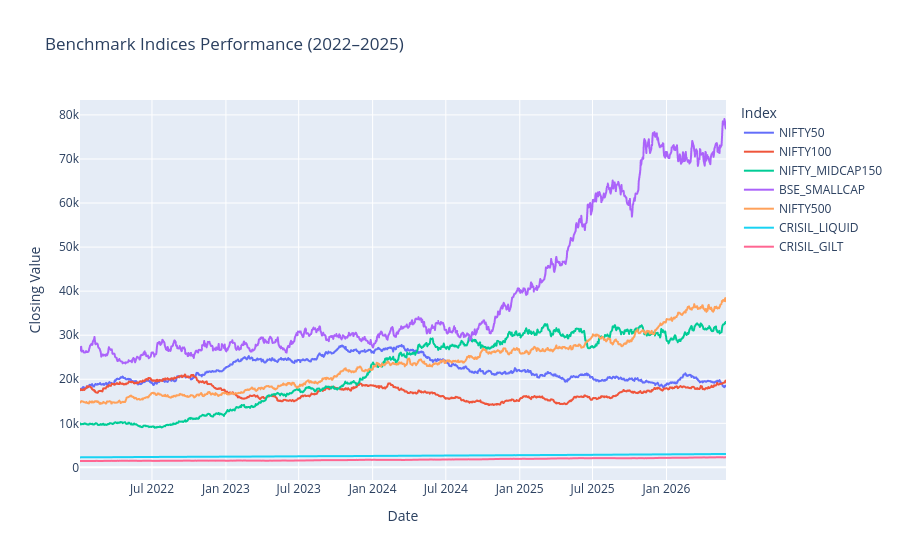

Notebook source saved alongside this figure:
### Code cell
import plotly.express as px

fig = px.line(
    benchmark,
    x="date",
    y="close_value",
    color="index_name",
    title="Benchmark Indices Performance (2022–2025)",
    markers=False
)

fig.update_layout(
    xaxis_title="Date",
    yaxis_title="Closing Value",
    legend_title="Index"
)

fig.show()

### Figure 1 — Plotly figure (JSON) as saved in the notebook; plotly's stock layout.template omitted (floating-point values rounded to 4 significant figures; data arrays with more than 128 entries replaced by an {"elided": "..."} marker saying what was removed)
{"data": [{"hovertemplate": "index_name=NIFTY50<br>date=%{x}<br>close_value=%{y}<extra></extra>", "legendgroup": "NIFTY50", "line": {"color": "#636efa", "dash": "solid"}, "marker": {"symbol": "circle"}, "mode": "lines", "name": "NIFTY50", "showlegend": true, "type": "scattergl", "x": {"elided": "1150 str values"}, "xaxis": "x", "y": {"elided": "1150 float values"}, "yaxis": "y"}, {"hovertemplate": "index_name=NIFTY100<br>date=%{x}<br>close_value=%{y}<extra></extra>", "legendgroup": "NIFTY100", "line": {"color": "#EF553B", "dash": "solid"}, "marker": {"symbol": "circle"}, "mode": "lines", "name": "NIFTY100", "showlegend": true, "type": "scattergl", "x": {"elided": "1150 str values"}, "xaxis": "x", "y": {"elided": "1150 float values"}, "yaxis": "y"}, {"hovertemplate": "index_name=NIFTY_MIDCAP150<br>date=%{x}<br>close_value=%{y}<extra></extra>", "legendgroup": "NIFTY_MIDCAP150", "line": {"color": "#00cc96", "dash": "solid"}, "marker": {"symbol": "circle"}, "mode": "lines", "name": "NIFTY_MIDCAP150", "showlegend": true, "type": "scattergl", "x": {"elided": "1150 str values"}, "xaxis": "x", "y": {"elided": "1150 float values"}, "yaxis": "y"}, {"hovertemplate": "index_name=BSE_SMALLCAP<br>date=%{x}<br>close_value=%{y}<extra></extra>", "legendgroup": "BSE_SMALLCAP", "line": {"color": "#ab63fa", "dash": "solid"}, "marker": {"symbol": "circle"}, "mode": "lines", "name": "BSE_SMALLCAP", "showlegend": true, "type": "scattergl", "x": {"elided": "1150 str values"}, "xaxis": "x", "y": {"elided": "1150 float values"}, "yaxis": "y"}, {"hovertemplate": "index_name=NIFTY500<br>date=%{x}<br>close_value=%{y}<extra></extra>", "legendgroup": "NIFTY500", "line": {"color": "#FFA15A", "dash": "solid"}, "marker": {"symbol": "circle"}, "mode": "lines", "name": "NIFTY500", "showlegend": true, "type": "scattergl", "x": {"elided": "1150 str values"}, "xaxis": "x", "y": {"elided": "1150 float values"}, "yaxis": "y"}, {"hovertemplate": "index_name=CRISIL_LIQUID<br>date=%{x}<br>close_value=%{y}<extra></extra>", "legendgroup": "CRISIL_LIQUID", "line": {"color": "#19d3f3", "dash": "solid"}, "marker": {"symbol": "circle"}, "mode": "lines", "name": "CRISIL_LIQUID", "showlegend": true, "type": "scattergl", "x": {"elided": "1150 str values"}, "xaxis": "x", "y": {"elided": "1150 float values"}, "yaxis": "y"}, {"hovertemplate": "index_name=CRISIL_GILT<br>date=%{x}<br>close_value=%{y}<extra></extra>", "legendgroup": "CRISIL_GILT", "line": {"color": "#FF6692", "dash": "solid"}, "marker": {"symbol": "circle"}, "mode": "lines", "name": "CRISIL_GILT", "showlegend": true, "type": "scattergl", "x": {"elided": "1150 str values"}, "xaxis": "x", "y": {"elided": "1150 float values"}, "yaxis": "y"}], "layout": {"legend": {"title": {"text": "Index"}, "tracegroupgap": 0}, "title": {"text": "Benchmark Indices Performance (2022–2025)"}, "xaxis": {"anchor": "y", "domain": [0, 1], "title": {"text": "Date"}}, "yaxis": {"anchor": "x", "domain": [0, 1], "title": {"text": "Closing Value"}}}}
